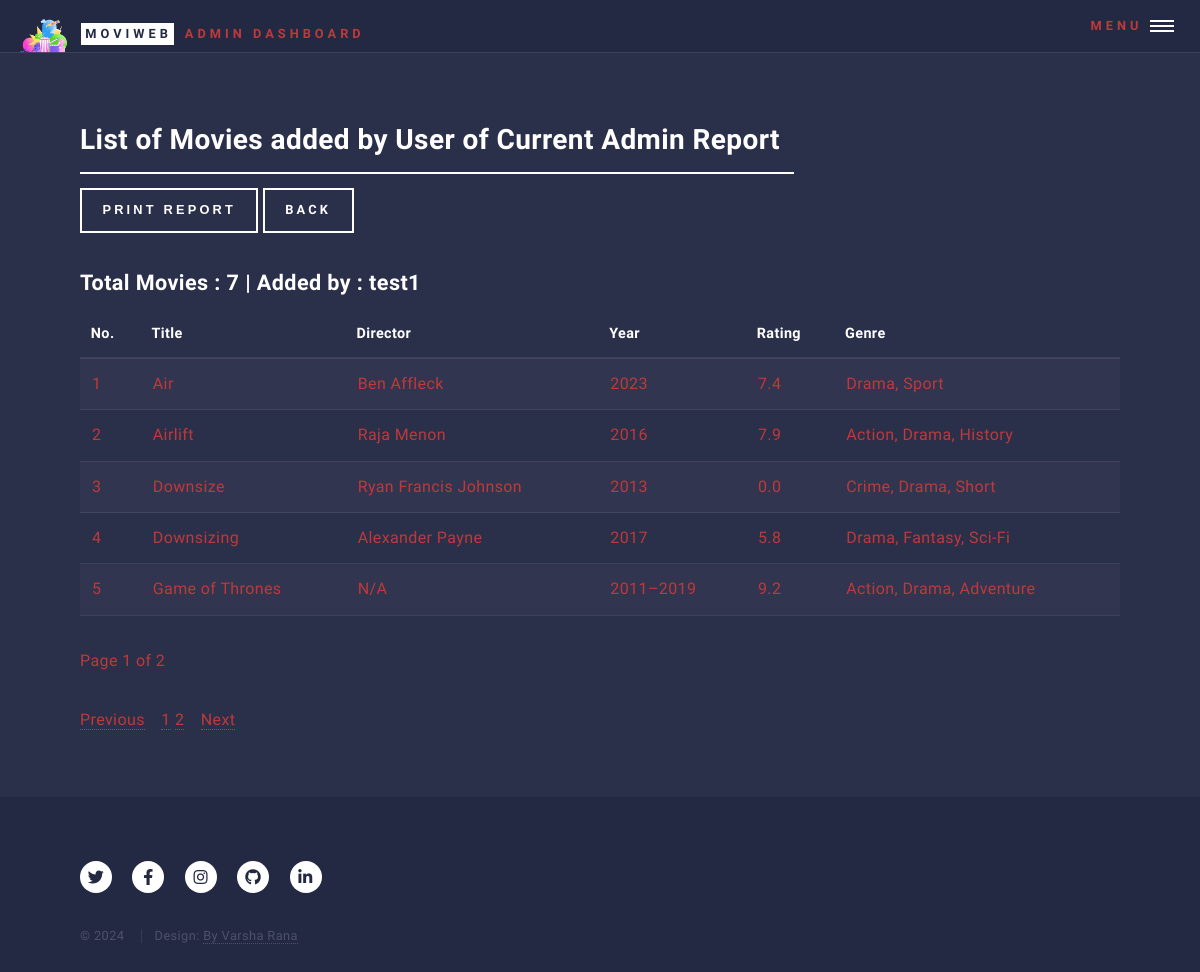
The page /admin/details_view_of_movies_added_by_user_of_current_admin_report/1 (signed in) on the database as committed earlier.
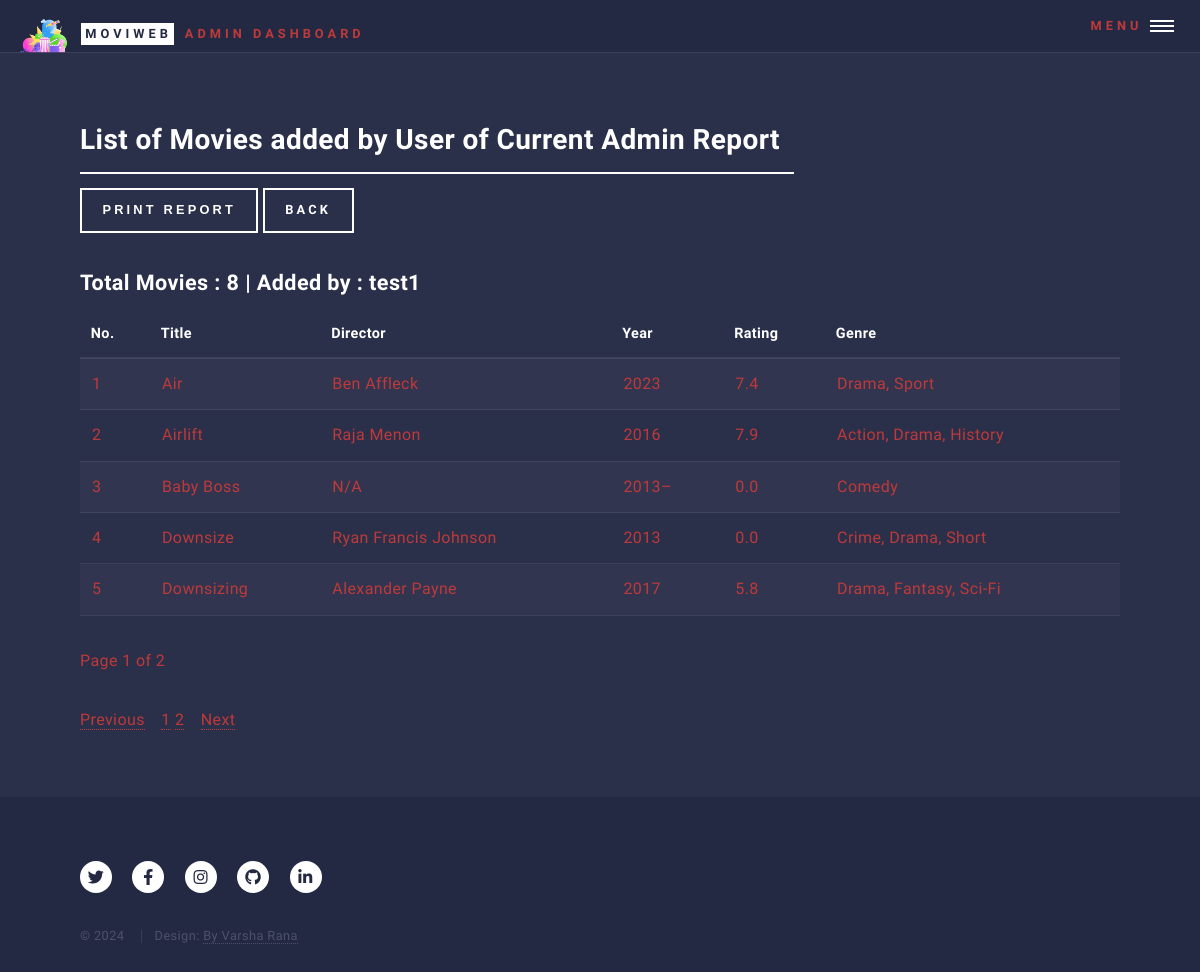
The same page on the database as committed later.
### models.py (models this page shows)
class Movie(db.Model):
    __tablename__ = 'movie'
    id = db.Column(db.Integer, primary_key=True)
    title = db.Column(db.String(100), nullable=False)
    year = db.Column(db.Integer, nullable=False)
    rating = db.Column(db.Float, nullable=False)
    poster = db.Column(db.String(255))  # Optional field to store movie posters
    plot = db.Column(db.Text)  # Optional field to store the plot
    imdbID = db.Column(db.String(255), nullable=True)  # IMDb ID or link
    trailer = db.Column(db.String(255), nullable=True)  # New field to store YouTube trailer URL
    user_id = db.Column(db.Integer, db.ForeignKey('user.id'))
    admin_id = db.Column(db.Integer, db.ForeignKey('admin.id'))
    director_id = db.Column(db.Integer, db.ForeignKey('director.id'), nullable=False)  # Foreign key to Director
    genres = db.relationship('Genre', secondary=movie_genre, backref='movies')
    favorites = db.relationship('Favorite', back_populates='movie', lazy=True)  # Add this line

class Director(db.Model):
    __tablename__ = 'director'
    id = db.Column(db.Integer, primary_key=True)
    name = db.Column(db.String(100), nullable=False, unique=True)
    movies = db.relationship('Movie', backref='director', lazy=True)

class Genre(db.Model):
    __tablename__ = 'genre'
    id = db.Column(db.Integer, primary_key=True)
    name = db.Column(db.String(50), unique=True, nullable=False)

### controllers/admin_controllers/admin_controller_for_details_view_of_movies_added_by_user_of_current_admin_report.py (the view, shortened to what this page needs)
def details_view_of_movies_added_by_user_of_current_admin_report(user_id):
    if not admin_logged_in():
        return handle_not_logged_in()
    admin = admin_logged_in()
    if admin is None:
        return handle_invalid_admin()  # Handle case where admin is not logged in
    print(f"Admin ID: {admin}, User ID: {user_id}")
    num_movies = Movie.query.filter_by(user_id=user_id).count()
    page = request.args.get('page', 1, type=int)
    per_page = 5  # Set how many movies to display per page
    movies = (
        Movie.query.filter_by(user_id=user_id)
        .order_by(Movie.title.asc())
        .paginate(page=page, per_page=per_page)
    )
    return render_template(
        'details_view_of_movies_added_by_user_of_current_admin_report.html',
        num_movies=num_movies,
        movies=movies,  # Pass movies for rendering
        user=User.query.get(user_id),  # Pass the specific user
        admin=admin
    )

### controllers/common_fun.py (called while the page is built)
def admin_logged_in():
    admin_id = session.get('admin_id')
    if admin_id:
        return Admin.query.get(admin_id)  # This should return the Admin object or None
    return None

### templates/admin/details_view_of_movies_added_by_user_of_current_admin_report.html (shortened to what this page needs)
<!DOCTYPE HTML>
<html>
<head>
    <link rel="stylesheet" href="../../static/css/main.css"/>
</head>
<body class="is-preload">
<div id="wrapper">
    <header id="header" class="alt">
        {% include 'partials/admin_header.html' %}
    </header>
    <div id="main">
        <section id="reports">
            <div class="inner">
                <header class="major">
                    <h2>List of Movies added by User of Current Admin Report</h2>
                    <button onclick="window.print();" class="button">Print Report</button>
                    <a href="{{ url_for('admin_bp.all_movies_added_by_user_of_current_admin_report') }}" class="button">Back</a>
                </header>
                {% include 'partials/details_view_of_movies_added_by_user_of_current_admin_content.html' %}
            </div>
        </section>
    </div>
    <footer id="footer">
        {% include 'partials/movie_web_app_footer.html' %}
    </footer>
</div>
</body>
</html>

### templates/partials/details_view_of_movies_added_by_user_of_current_admin_content.html
<div id="movie-table-container">
    <h3>Total Movies : {{ num_movies }} | Added by  : {{ user.name }}</h3>
    <table id="movie-table">
        <thead>
        <tr>
            <th>No.</th>
            <th>Title</th>
            <th>Director</th>
            <th>Year</th>
            <th>Rating</th>
            <th>Genre</th>
        </tr>
        </thead>
        <tbody>
        {% set start_no = (movies.page - 1) * movies.per_page + 1 %}
        {% for movie in movies.items %}
        <tr>
            <td>{{ start_no + loop.index0 }}</td>
            <td>{{ movie.title }}</td>
            <td>{{ movie.director.name }}</td>
            <td>{{ movie.year }}</td>
            <td>{{ movie.rating }}</td>
            <td>
                {% for genre in movie.genres %}
                {{ genre.name }}{% if not loop.last %}, {% endif %}
                {% endfor %}
            </td>
        </tr>
        {% endfor %}
        </tbody>
    </table>
    <p>Page {{ movies.page }} of {{ movies.pages }}</p>
</div>
<div id="pagination-container-movies-details-added-by-user-of-current-admin">
    <nav aria-label="Page navigation">
        <ul class="pagination">
            {% if movies.has_prev %}
            <li class="page-item">
                <a class="page-link" href="{{ url_for('admin_bp.details_view_of_movies_added_by_user_of_current_admin_report', user_id=user.id, page=movies.prev_num) }}">Previous</a>
            </li>
            {% else %}
            <li class="page-item disabled">
                <a class="page-link" href="#">Previous</a>
            </li>
            {% endif %}
            {% for page_num in movies.iter_pages() %}
            {% if page_num %}
            <li class="page-item {% if page_num == movies.page %}active{% endif %}">
                <a class="page-link" href="{{ url_for('admin_bp.details_view_of_movies_added_by_user_of_current_admin_report', user_id=user.id, page=page_num) }}">{{ page_num }}</a>
            </li>
            {% else %}
            <li class="page-item disabled">
                <a class="page-link" href="#">...</a>
            </li>
            {% endif %}
            {% endfor %}
            {% if movies.has_next %}
            <li class="page-item">
                <a class="page-link" href="{{ url_for('admin_bp.details_view_of_movies_added_by_user_of_current_admin_report', user_id=user.id, page=movies.next_num) }}">Next</a>
            </li>
            {% else %}
            <li class="page-item disabled">
                <a class="page-link" href="#">Next</a>
            </li>
            {% endif %}
        </ul>
    </nav>
</div>

Rows that differ between the two databases and show on the page:
no longer on this page (row unchanged): Movie: index0 "5", title "Game of Thrones", director.name "N/A", year "2011–2019", rating "9.2", Genre (name "Action"), Genre (name "Drama")
no longer on this page (row unchanged): Genre: name "Adventure", shown under "5"
added Movie: index0 "3", title "Baby Boss", director.name "N/A", year "2013–", rating "0.0"
added Genre: name "Comedy", shown under "3"
computed for Movie "Downsize": index0 "3" → "4"
computed for Movie "Downsizing": index0 "4" → "5"
Other text that changed with them:
{{ num_movies }}: "7" → "8"
